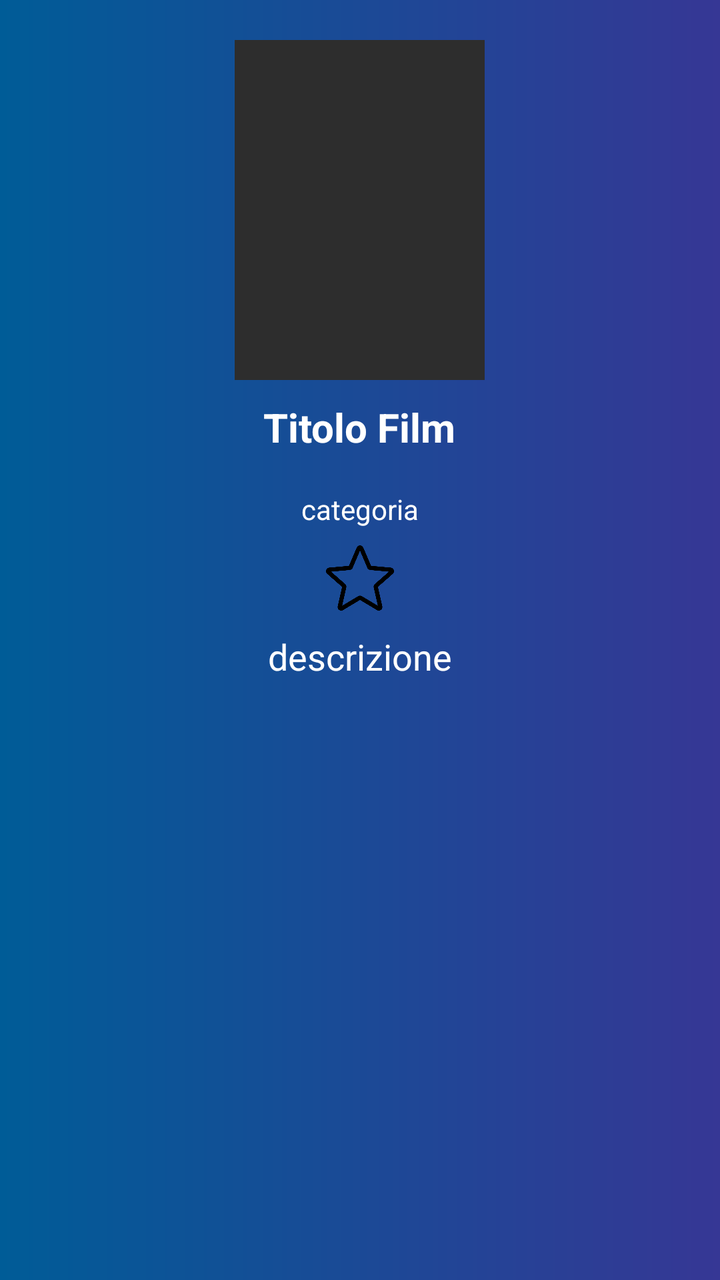
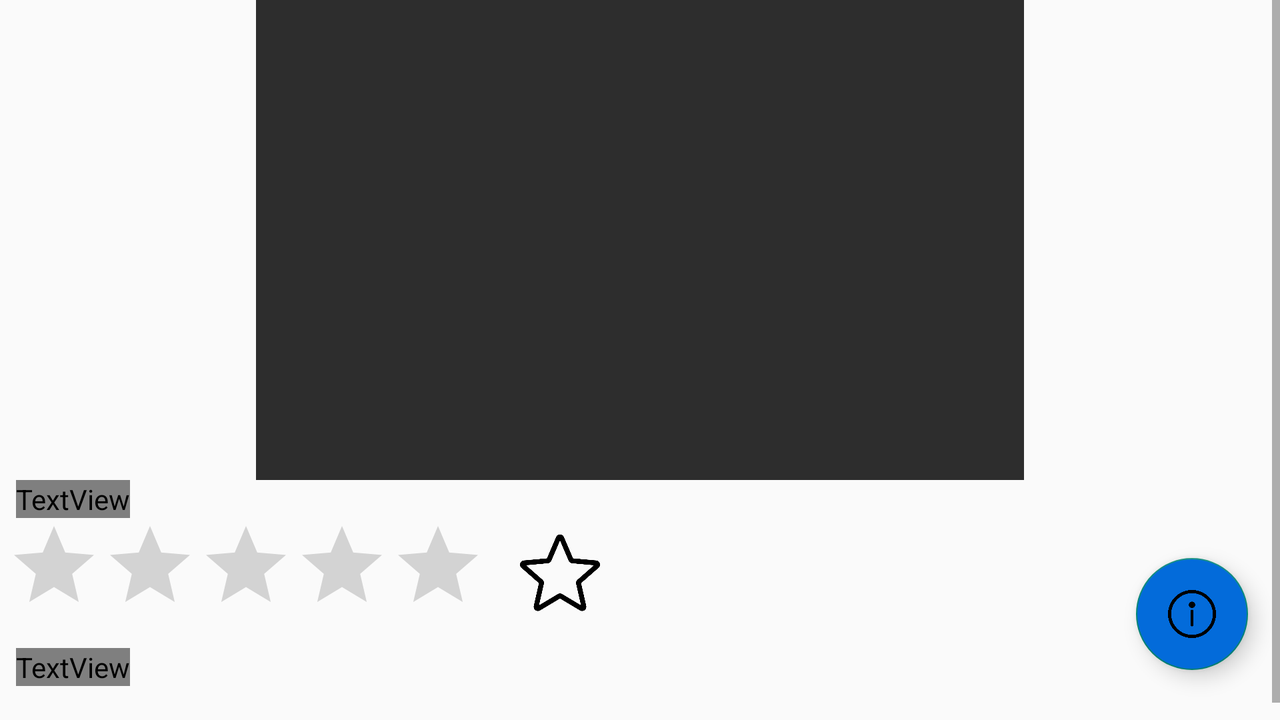

An Android layout and its configuration variant, each rendered on a device that would load it. The default file and the variant file are quoted in full after the pictures.
<!-- AndroidManifest.xml: application theme AppTheme -->
<!-- res/layout/activity_dettaglio_film.xml -->
<?xml version="1.0" encoding="utf-8"?>
<LinearLayout xmlns:android="http://schemas.android.com/apk/res/android"
    xmlns:app="http://schemas.android.com/apk/res-auto"
    xmlns:tools="http://schemas.android.com/tools"
    android:layout_width="match_parent"
    android:orientation="vertical"
    android:layout_height="match_parent"
    android:background="@drawable/gradient"
    tools:context=".activity.DettaglioFilm">

    <androidx.core.widget.NestedScrollView
        android:layout_width="match_parent"
        android:layout_height="match_parent"
        android:layout_marginTop="10dp"
        android:padding="10dp">

        <LinearLayout
            android:layout_width="match_parent"
            android:layout_height="match_parent"
            android:gravity="center"
            android:orientation="vertical">

            <ImageView
                android:id="@+id/imageViewDettaglio"
                android:layout_width="125dp"
                android:layout_height="170dp"
                android:background="#2d2d2d"
                android:scaleType="centerCrop" />

            <TextView
                android:id="@+id/titoloFilmDettaglio"
                android:layout_width="wrap_content"
                android:layout_height="wrap_content"
                android:layout_marginTop="10dp"
                android:text="Titolo Film"
                android:textColor="#ffff"
                android:textSize="20dp"
                android:textStyle="bold" />

            <TextView
                android:id="@+id/categoriaFilmDettaglio"
                android:layout_width="wrap_content"
                android:layout_height="wrap_content"
                android:layout_marginTop="10dp"
                android:padding="8dp"
                android:text="categoria"
                android:textColor="#ffff" />

            <TextView
                android:id="@+id/IDFILM"
                android:layout_width="wrap_content"
                android:layout_height="wrap_content"
                android:layout_marginTop="10dp"
                android:padding="8dp"
                android:visibility="gone"
                android:text="id"
                android:textColor="#ffff" />

            <ImageView
                android:id="@+id/stella"
                android:layout_width="80dp"
                android:layout_height="34dp"
                android:clickable="true"
                app:srcCompat="@drawable/star" />

            <TextView
                android:id="@+id/descrizioneFilmDettaglio"
                android:layout_width="wrap_content"
                android:layout_height="wrap_content"
                android:layout_marginTop="10dp"
                android:text="descrizione"
                android:textColor="#ffff"
                android:textSize="18dp" />


        </LinearLayout>
    </androidx.core.widget.NestedScrollView>

</LinearLayout>
<!-- resources referenced by this layout -->
<resources>
  <!-- drawable gradient (drawable) -->
  <?xml version="1.0" encoding="utf-8"?>
  <shape xmlns:android="http://schemas.android.com/apk/res/android">
  
      <gradient
          android:type="linear"
          android:angle="0"
          android:startColor="#005C97"
          android:endColor="#363795" />
  </shape>
  <!-- drawable star: png bitmap (drawable, 11595 bytes) -->
  <style name="AppTheme" parent="Theme.AppCompat.Light.DarkActionBar">
          
          <item name="colorPrimary">@color/colorPrimaryDark</item>
      </style>
  <color name="colorPrimaryDark">#036BDA</color>
</resources>
<!-- res/layout-land/activity_dettaglio_film.xml (the repository's variant of the layout above) -->
<!-- drawn on the phone turned sideways -->
<?xml version="1.0" encoding="utf-8"?>
<androidx.constraintlayout.widget.ConstraintLayout
    xmlns:android="http://schemas.android.com/apk/res/android"
    xmlns:tools="http://schemas.android.com/tools"
    xmlns:app="http://schemas.android.com/apk/res-auto"
    android:layout_width="match_parent"
    android:layout_height="match_parent"
    android:background="?attr/backgroundcolor"
    tools:context=".activity.DettaglioFilm">

    <ScrollView
        android:id="@+id/scrollView"
        android:layout_width="match_parent"
        android:layout_height="match_parent"
        tools:layout_editor_absoluteX="1dp"
        tools:layout_editor_absoluteY="1dp">

        <LinearLayout
            android:layout_width="match_parent"
            android:layout_height="wrap_content"
            android:orientation="vertical">

            <ImageView
                android:id="@+id/imageViewDettaglio"
                android:layout_width="384dp"
                android:layout_height="240dp"
                android:layout_gravity="center"
                android:background="#2d2d2d"
                android:scaleType="fitXY" />

            <TextView
                android:id="@+id/titoloFilmDettaglio"
                android:layout_width="wrap_content"
                android:layout_height="wrap_content"
                android:layout_gravity="left"
                android:layout_marginStart="8dp"
                android:text="Titolo Film"
                android:textColor="?attr/textcolor"
                android:textSize="25dp"
                android:textStyle="bold" />

            <LinearLayout
                android:layout_width="match_parent"
                android:layout_height="55dp"
                android:orientation="horizontal">

                <RatingBar
                    android:id="@+id/ratingBarVotoFilm"
                    android:layout_width="wrap_content"
                    android:layout_height="fill_parent"
                    android:layout_marginStart="3dp"
                    android:clickable="false"
                    android:layout_gravity="center"
                    android:isIndicator="true"
                    android:theme="@style/RatingBar" />

                <ImageView
                    android:id="@+id/imageViewAggiungiPreferiti"
                    android:layout_width="74dp"
                    android:layout_height="40dp"
                    android:layout_gravity="center"
                    app:srcCompat="@drawable/star" />

                <ImageView
                    android:id="@+id/imageViewApriYoutube"
                    android:layout_width="81dp"
                    android:layout_height="45dp"
                    android:layout_gravity="center"
                    app:srcCompat="@drawable/youtube" />

            </LinearLayout>

            <TextView
                android:id="@+id/descrizioneFilmDettaglio"
                android:layout_width="wrap_content"
                android:layout_height="wrap_content"
                android:layout_marginStart="8dp"
                android:layout_marginTop="10dp"
                android:textColor="?attr/textcolor"
                android:textSize="18dp" />
            <Space
                android:layout_width="match_parent"
                android:layout_height="26dp" />
        </LinearLayout>
    </ScrollView>

    <com.google.android.material.floatingactionbutton.FloatingActionButton
        android:id="@+id/buttonApriDialogInformzioni"
        android:layout_width="wrap_content"
        android:layout_height="wrap_content"
        android:layout_marginEnd="16dp"
        android:layout_marginBottom="25dp"
        android:backgroundTint="@color/colorPrimaryDark"
        android:clickable="true"
        android:elevation="10dp"
        android:src="@drawable/info"
        app:layout_constraintBottom_toBottomOf="parent"
        app:layout_constraintEnd_toEndOf="parent" />


</androidx.constraintlayout.widget.ConstraintLayout>
<!-- resources referenced by the variant -->
<!-- as the phone turned sideways resolves them -->
<resources>
  <color name="colorPrimaryDark">#036BDA</color>
  <!-- drawable info: png bitmap (drawable, 12650 bytes) -->
  <!-- drawable star: png bitmap (drawable, 11595 bytes) -->
  <style name="AppTheme" parent="Theme.AppCompat.Light.DarkActionBar">
          
          <item name="colorPrimary">@color/colorPrimaryDark</item>
      </style>
</resources>
